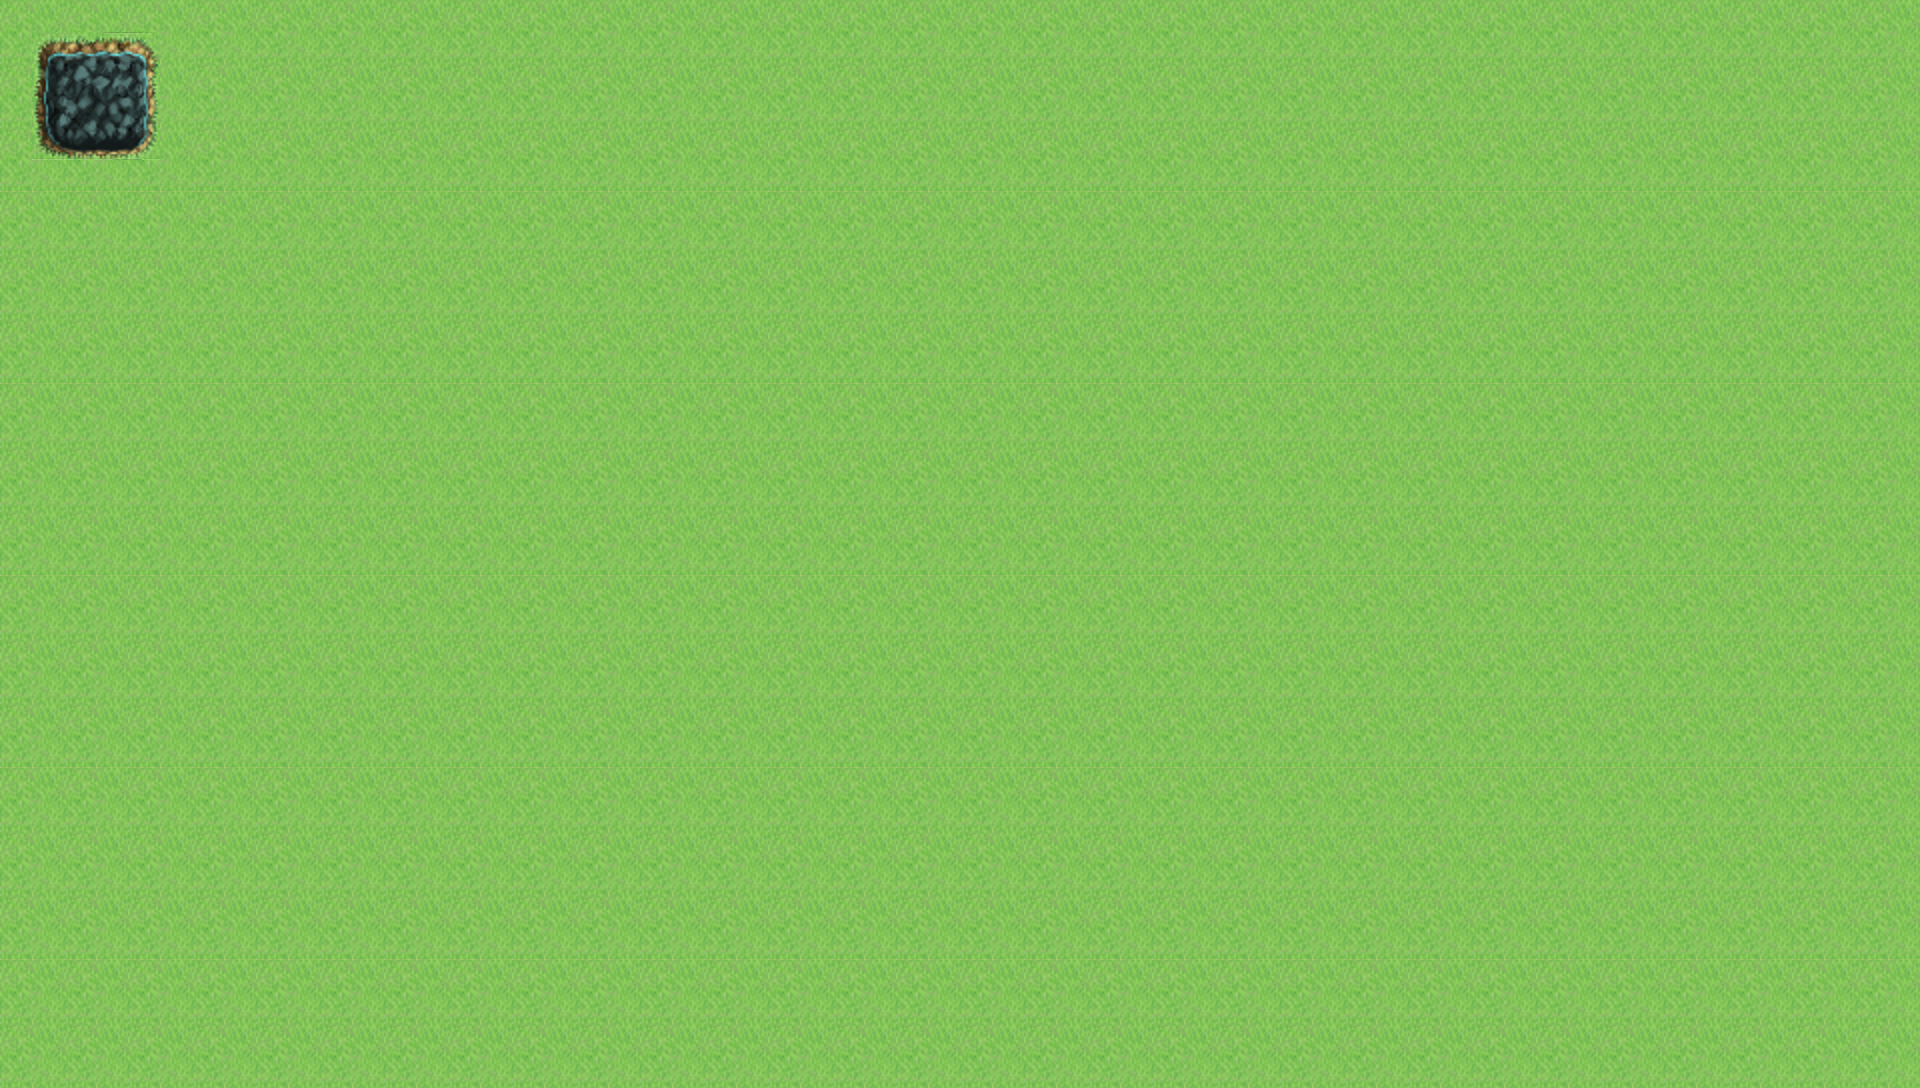

This is a level from a 2D game, rendered from its Tiled map with the project's own tilesets. A one-line summary and the map file follow, with tile-layer data summarised:
An orthogonal 60x34 tile map with 32x32 px tiles, 2 tile layers (Ground, Water), 2 tilesets.

<map version="1.0" orientation="orthogonal" renderorder="right-down" width="60" height="34" tilewidth="32" tileheight="32" nextobjectid="1">
  <tileset firstgid="1" name="Outside_A1_32" tilewidth="32" tileheight="32" tilecount="768" columns="32">
    <image source="Tilesets/Outside_A1_32.png" width="1024" height="768" />
    <tile id="64">
      <animation>
        <frame tileid="64" duration="250" />
        <frame tileid="68" duration="250" />
        <frame tileid="72" duration="250" />
      </animation>
    </tile>
    <tile id="65">
      <animation>
        <frame tileid="65" duration="250" />
        <frame tileid="69" duration="250" />
        <frame tileid="73" duration="250" />
      </animation>
    </tile>
    <tile id="66">
      <animation>
        <frame tileid="66" duration="250" />
        <frame tileid="70" duration="250" />
        <frame tileid="74" duration="250" />
      </animation>
    </tile>
    <tile id="67">
      <animation>
        <frame tileid="67" duration="250" />
        <frame tileid="71" duration="250" />
        <frame tileid="75" duration="250" />
      </animation>
    </tile>
    <tile id="96">
      <animation>
        <frame tileid="96" duration="250" />
        <frame tileid="100" duration="250" />
        <frame tileid="104" duration="250" />
      </animation>
    </tile>
    <tile id="97">
      <animation>
        <frame tileid="97" duration="250" />
        <frame tileid="101" duration="250" />
        <frame tileid="105" duration="250" />
      </animation>
    </tile>
    <tile id="98">
      <animation>
        <frame tileid="98" duration="250" />
        <frame tileid="102" duration="250" />
        <frame tileid="106" duration="250" />
      </animation>
    </tile>
    <tile id="99">
      <animation>
        <frame tileid="99" duration="250" />
        <frame tileid="103" duration="250" />
        <frame tileid="107" duration="250" />
      </animation>
    </tile>
    <tile id="128">
      <animation>
        <frame tileid="128" duration="250" />
        <frame tileid="132" duration="250" />
        <frame tileid="136" duration="250" />
      </animation>
    </tile>
    <tile id="129">
      <animation>
        <frame tileid="129" duration="250" />
        <frame tileid="133" duration="250" />
        <frame tileid="137" duration="250" />
      </animation>
    </tile>
    <tile id="130">
      <animation>
        <frame tileid="130" duration="250" />
        <frame tileid="134" duration="250" />
        <frame tileid="138" duration="250" />
      </animation>
    </tile>
    <tile id="131">
      <animation>
        <frame tileid="131" duration="250" />
        <frame tileid="135" duration="250" />
        <frame tileid="139" duration="250" />
      </animation>
    </tile>
    <tile id="160">
      <animation>
        <frame tileid="160" duration="250" />
        <frame tileid="164" duration="250" />
        <frame tileid="168" duration="250" />
      </animation>
    </tile>
    <tile id="161">
      <animation>
        <frame tileid="161" duration="250" />
        <frame tileid="165" duration="250" />
        <frame tileid="169" duration="250" />
      </animation>
    </tile>
    <tile id="162">
      <animation>
        <frame tileid="162" duration="250" />
        <frame tileid="166" duration="250" />
        <frame tileid="170" duration="250" />
      </animation>
    </tile>
    <tile id="163">
      <animation>
        <frame tileid="163" duration="250" />
        <frame tileid="167" duration="250" />
        <frame tileid="171" duration="250" />
      </animation>
    </tile>
  </tileset>
  <tileset firstgid="769" name="Outside_A2_32" tilewidth="32" tileheight="32" tilecount="768" columns="32">
    <image source="Tilesets/Outside_A2_32.png" width="1024" height="768" />
  </tileset>
  <layer name="Ground" width="60" height="34">
    <data>[2040 cells, 2040 non-empty, 24 distinct tile ids]</data>
  </layer>
  <layer name="Water" width="60" height="34">
    <data>[2040 cells, 16 non-empty, 16 distinct tile ids]</data>
  </layer>
</map>